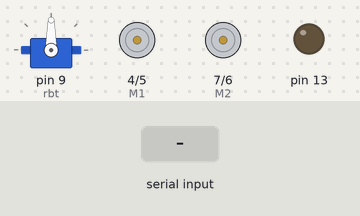
The sketch below on a simulated Arduino Uno, built with avr-gcc and run on an emulated ATmega328P. Parts: servo, direction and speed pins drawn as motors (green arrow = direction pin HIGH = forward, orange = LOW = backward, longer = more drive), output pins drawn as LEDs (lit = HIGH). The test bench sets the inputs (shaded band).

Above: at 1.2 s.
1.3 s: "f" received over Serial
At 2.5 s:
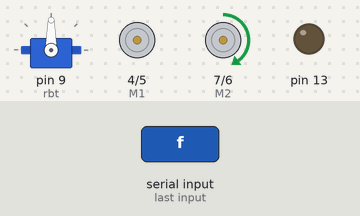
2.8 s: byte 107 (107) received over Serial
At 3.2 s:
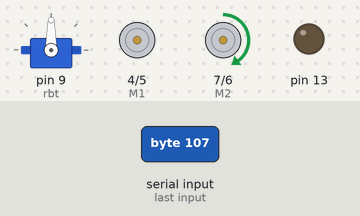
4.3 s: byte 111 (111) received over Serial
At 4.9 s:
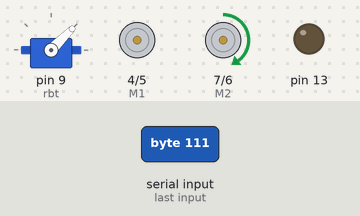
7.3 s: byte 222 (222) received over Serial
At 8.3 s:
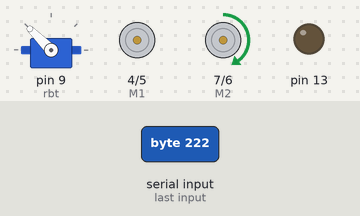
10.3 s: "g" received over Serial
At 10.6 s:
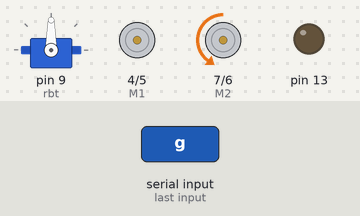
11.8 s: "i" received over Serial
At 13.0 s:
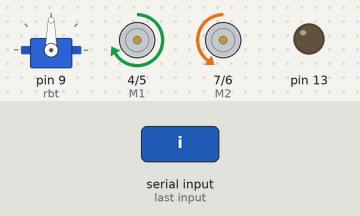
Timing chart, 0 to 14.3 s (numbered marks = the images above; inputs shaded):
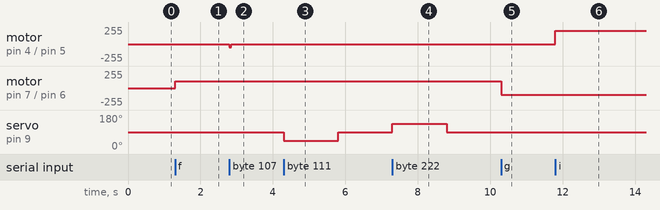

Measured:
- after the input at 1.3 s, motor on pin 7 (M2) / pin 6 (E2): stopped → forward 100/255 at once
- after the input at 2.8 s, motor on pin 4 (M1) / pin 5 (E1): stopped → backward 50/255 at once, → stopped 0.05 s later
- after the input at 4.3 s, servo on pin 9 (rbt): 90° → 45° at once, → 90° 1.5 s later
- after the input at 7.3 s, servo on pin 9 (rbt): 90° → 135° at once, → 90° 1.5 s later
- after the input at 10.3 s, motor on pin 7 (M2) / pin 6 (E2): forward 100/255 → backward 100/255 at once
- after the input at 11.8 s, motor on pin 4 (M1) / pin 5 (E1): stopped → forward 200/255 at once

The sketch:

robotTest.ino
```cpp
#include <Servo.h>

Servo rbt;

unsigned long startTime;
unsigned long newTime;

int E1 = 5;
int M1 = 4;
int E2 = 6;
int M2 = 7;
int movableAmount = 0;
int amountMoved = 0;

void setup() {
//  TCCR2B = TCCR2B & B11111000 | B00000111;

  rbt.attach(9);
  rbt.write(90);

  pinMode(13, OUTPUT);
  pinMode(A0, INPUT);
  pinMode(9, OUTPUT);

  pinMode(M1, OUTPUT);
  pinMode(M2, OUTPUT);
  pinMode(E2, OUTPUT);
  pinMode(E1, OUTPUT);
  Serial.begin(9600);
}

void loop() {
  // put your main code here, to run repeatedly:

  movableAmount = Serial.read();
  int delayAmount = map(movableAmount, 0, 100, 0, 5000);
  if(movableAmount == 101) {
    if(amountMoved > 100) {
      amountMoved = 100;
    }
    int downDelay = map(amountMoved, 0, 100, 0, 5000);
    digitalWrite(M2, LOW);
    analogWrite(E2, 255);
    delay(downDelay);
    analogWrite(E2, 0);
    amountMoved = 0;
  } else if(movableAmount == 102) {
      digitalWrite(M2, HIGH);
      analogWrite(E2, 100);
  } else if(movableAmount == 103) {
      digitalWrite(M2, LOW);
      analogWrite(E2, 100);
  } else if(movableAmount == 104) {
      analogWrite(E2, 0);
  } else if(movableAmount == 105) {
    digitalWrite(M1, HIGH);
    analogWrite(E1, 200);
  } else if(movableAmount == 106) {
    digitalWrite(M1, LOW);
    analogWrite(E1, 255);
  } else if(movableAmount == 107) {
    digitalWrite(M1, LOW);
    analogWrite(E1, 50);
    delay(50);
    analogWrite(E1, 0);
    rbt.write(90);
  } else if(movableAmount == 111) {
    startTime = millis();
    newTime = millis();
    while (startTime + 1500 > newTime) {
      rbt.write(45);
      newTime = millis();
    }
    rbt.write(90);


  } else if(movableAmount == 222) {
    startTime = millis();
    newTime = millis();
    while (startTime + 1500 > newTime) {
      rbt.write(135);
      newTime = millis();
    }
    rbt.write(90);
  }
}
```
